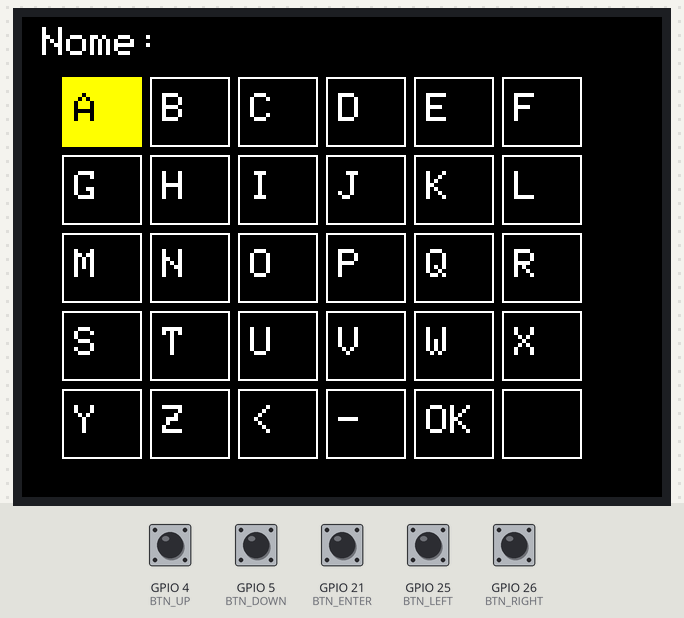
The sketch below on a simulated ESP32. Shown: 320×240 colour display. Inputs (shaded band) come from the test bench; at power-on: GPIO 4 (BTN_UP), GPIO 5 (BTN_DOWN), GPIO 21 (BTN_ENTER), GPIO 25 (BTN_LEFT), GPIO 26 (BTN_RIGHT) HIGH.

Above: at 1.4 s.
1.5 s: GPIO 5 (BTN_DOWN) pulled LOW for 0.15 s
At 2.2 s:
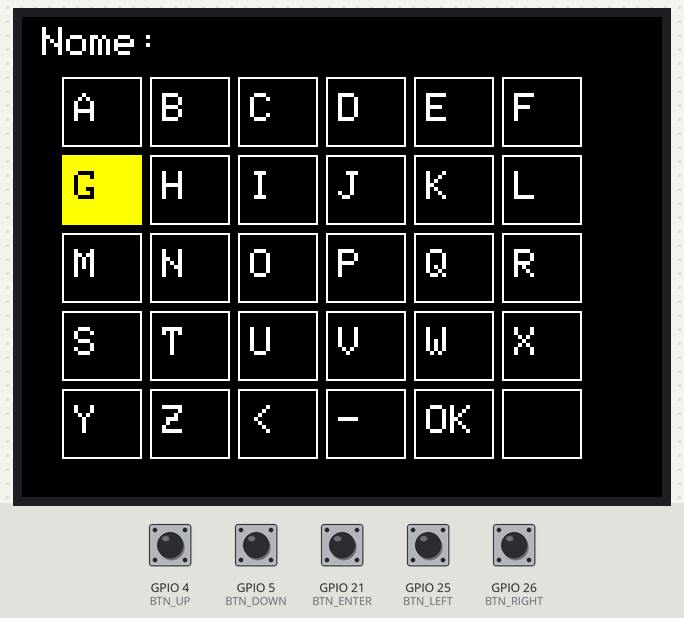
3.1 s: GPIO 21 (BTN_ENTER) pulled LOW for 0.15 s
4.7 s: GPIO 4 (BTN_UP) pulled LOW for 0.15 s
At 5.8 s:
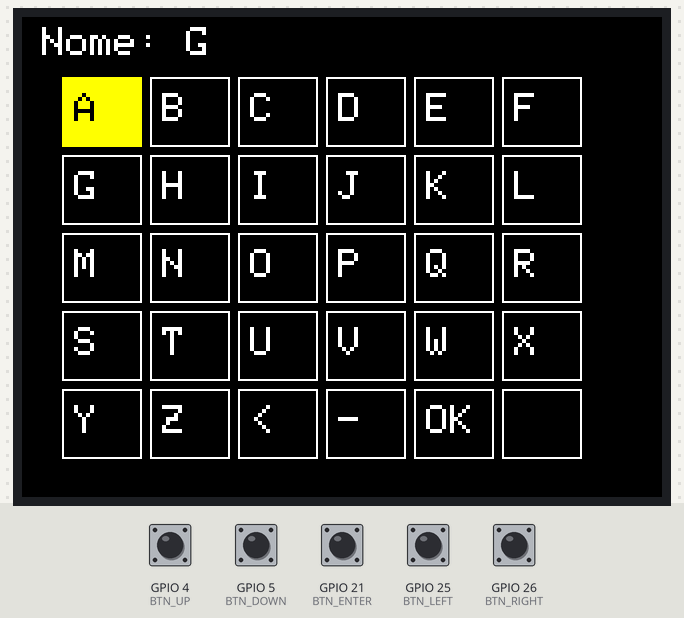
6.3 s: GPIO 26 (BTN_RIGHT) pulled LOW for 0.15 s
At 7.0 s:
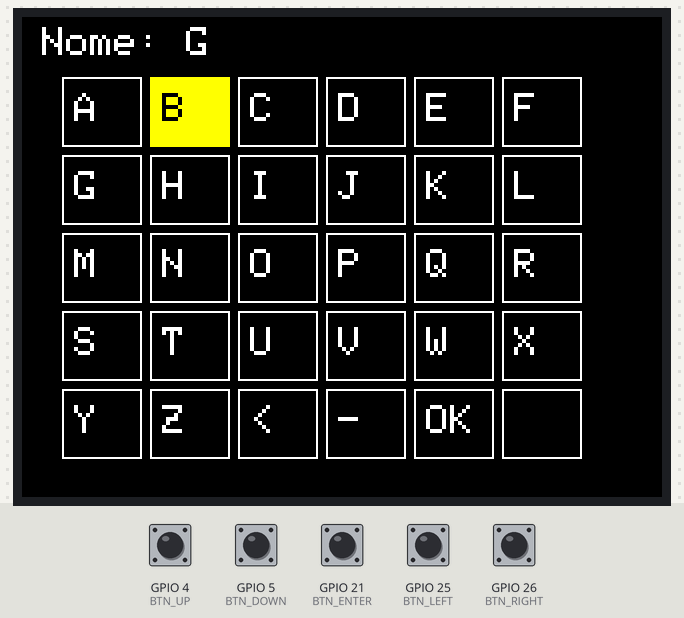
7.9 s: GPIO 5 (BTN_DOWN) pulled LOW for 1 s
At 8.3 s:
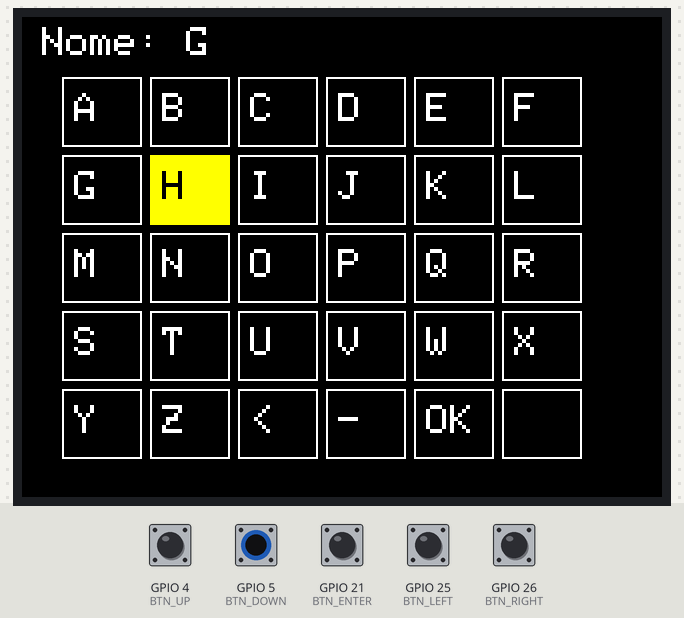
10.4 s: GPIO 21 (BTN_ENTER) pulled LOW for 1 s
Timing chart, 0 to 13.4 s (numbered marks = the images above; inputs shaded):
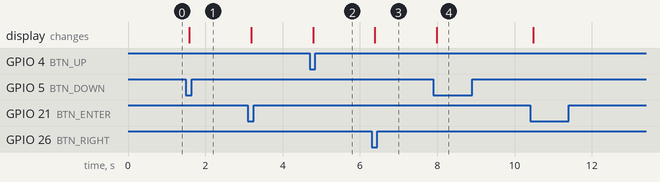

Measured:
- after the input at 1.5 s, the display: changes after 0.09 s (image 1)
- after the input at 4.7 s, the display: changes after 0.09 s (image 2)
- after the input at 6.3 s, the display: changes after 0.09 s (image 3)
- after the input at 7.9 s, the display: changes after 0.09 s (image 4)

The sketch:

codigo_totem.ino
```cpp
#include <Adafruit_GFX.h>
#include <Adafruit_ILI9341.h>

// Pinos do display
#define TFT_DC 2
#define TFT_CS 15
Adafruit_ILI9341 tft = Adafruit_ILI9341(TFT_CS, TFT_DC);

// Pinos dos botões
#define BTN_UP     4
#define BTN_DOWN   5
#define BTN_LEFT   25
#define BTN_RIGHT  26
#define BTN_ENTER  21

// Layout do teclado virtual (6 colunas x 5 linhas = 30 teclas)
const char keys[] = "ABCDEF"
                    "GHIJKL"
                    "MNOPQR"
                    "STUVWX"
                    "YZ<-.";
                    // O = tecla "O" normal,
                    // '.' será tratado como OK

int selectedIndex = 0;
String typedText = "";
bool needsRedraw = true;

// Função para desenhar o teclado
void drawKeyboard() {
  tft.fillScreen(ILI9341_BLACK);
  tft.setTextSize(2);

  // Texto digitado
  tft.setCursor(10, 5);
  tft.setTextColor(ILI9341_WHITE);
  tft.print("Nome: ");
  tft.print(typedText);

  // Configurações do teclado
  int keyWidth = 40;
  int keyHeight = 35;
  int startX = 20;
  int startY = 30;
  int spacing = 4;

  for (int i = 0; i < 30; i++) {
    int row = i / 6;
    int col = i % 6;
    int x = startX + col * (keyWidth + spacing);
    int y = startY + row * (keyHeight + spacing);

    if (i == selectedIndex) {
      tft.fillRect(x, y, keyWidth, keyHeight, ILI9341_YELLOW);
      tft.setTextColor(ILI9341_BLACK);
    } else {
      tft.drawRect(x, y, keyWidth, keyHeight, ILI9341_WHITE);
      tft.setTextColor(ILI9341_WHITE);
    }

    tft.setCursor(x + 6, y + 8);

    if (keys[i] == '.') {
      tft.print("OK");  // mostra OK na última tecla
    } else {
      tft.print(keys[i]);
    }
  }
}

// Função para tratar o pressionamento de tecla
void handleKeyPress(char key) {
  if (key == '<') {
    if (typedText.length() > 0) {
      typedText.remove(typedText.length() - 1);
    }
  } else if (key == '.') {  // tecla OK
    tft.fillScreen(ILI9341_GREEN);
    tft.setCursor(50, 100);
    tft.setTextColor(ILI9341_BLACK);
    tft.setTextSize(3);
    tft.print("Cadastro OK!");
    delay(2000);
    typedText = "";
  } else if (key != '-') {
    typedText += key;
  }
}

void setup() {
  pinMode(BTN_UP, INPUT_PULLUP);
  pinMode(BTN_DOWN, INPUT_PULLUP);
  pinMode(BTN_LEFT, INPUT_PULLUP);
  pinMode(BTN_RIGHT, INPUT_PULLUP);
  pinMode(BTN_ENTER, INPUT_PULLUP);

  tft.begin();
  tft.setRotation(1);
  drawKeyboard();
}

void loop() {
  static int lastUp = HIGH, lastDown = HIGH, lastLeft = HIGH, lastRight = HIGH, lastEnter = HIGH;

  int currentUp = digitalRead(BTN_UP);
  int currentDown = digitalRead(BTN_DOWN);
  int currentLeft = digitalRead(BTN_LEFT);
  int currentRight = digitalRead(BTN_RIGHT);
  int currentEnter = digitalRead(BTN_ENTER);

  int row = selectedIndex / 6;
  int col = selectedIndex % 6;

  // Navegação
  if (lastUp == HIGH && currentUp == LOW) {
    if (row > 0) { row--; needsRedraw = true; }
  }
  if (lastDown == HIGH && currentDown == LOW) {
    if (row < 4) { row++; needsRedraw = true; }
  }
  if (lastLeft == HIGH && currentLeft == LOW) {
    if (col > 0) { col--; needsRedraw = true; }
  }
  if (lastRight == HIGH && currentRight == LOW) {
    if (col < 5) { col++; needsRedraw = true; }
  }

  selectedIndex = row * 6 + col;
  if (selectedIndex >= 30) selectedIndex = 29; // evita posição inválida

  // Seleção
  if (lastEnter == HIGH && currentEnter == LOW) {
    handleKeyPress(keys[selectedIndex]);
    needsRedraw = true;
  }

  if (needsRedraw) {
    drawKeyboard();
    needsRedraw = false;
  }

  lastUp = currentUp;
  lastDown = currentDown;
  lastLeft = currentLeft;
  lastRight = currentRight;
  lastEnter = currentEnter;
}
```
